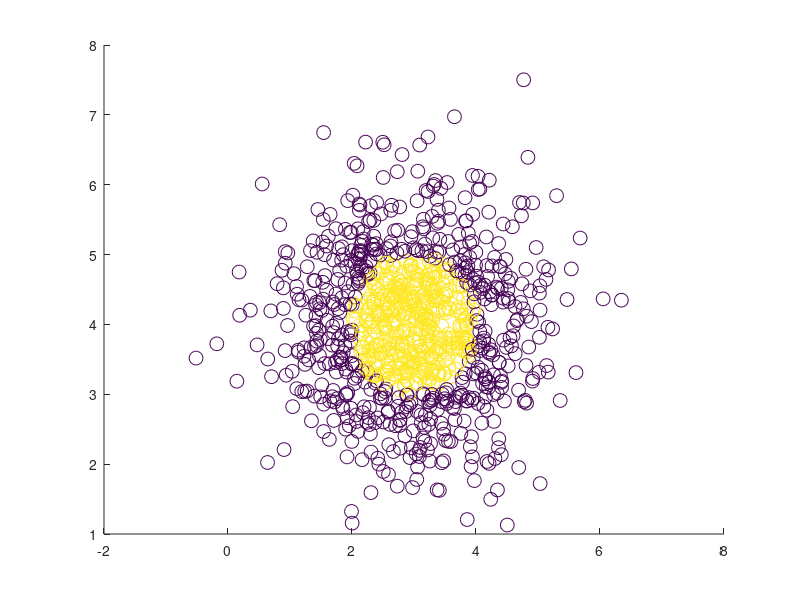

The MATLAB source for this figure:
function l2reglog

% number of data points

N = 1000;
x1 = randn(N,1)+3;
x2 = randn(N,1)+4;

plot(x1, x2, 'r.', 'LineWidth', 2);

dist = (x1-3).^2+(x2-4).^2;
y = zeros(1000,1);
y(dist<=1) = 1;

scatter(x1, x2, 100, y);

data = [x1 x2];
label = y;
save('credittest.txt', 'data', 'label');

dlmwrite('credit.txt',[data label]);

